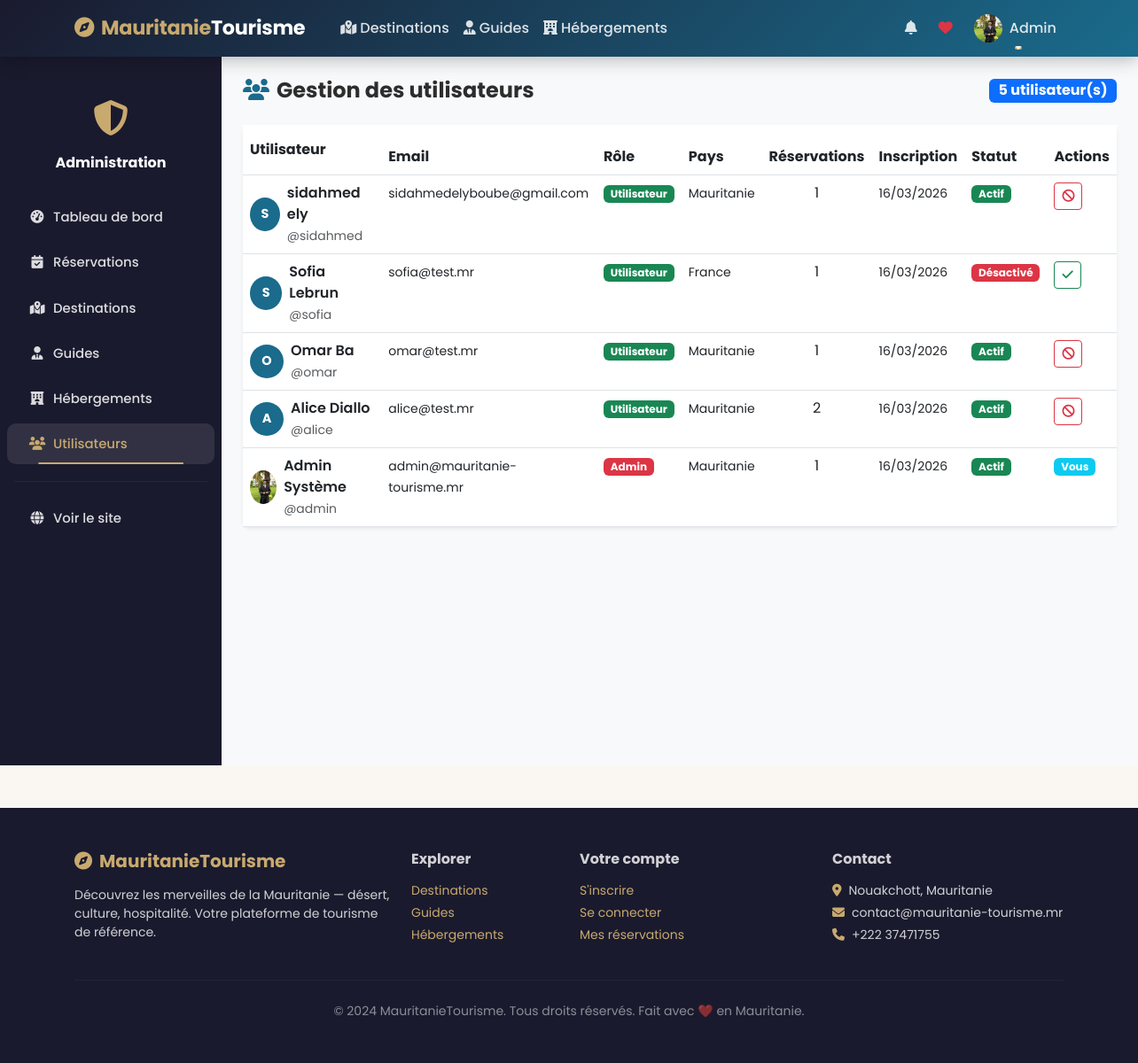
/administration/utilisateurs/ (signed in), run on the app's committed database.
### main/models.py (models this page shows, shortened)
class Utilisateur(AbstractUser):
    ROLES = [
        ('visiteur', 'Visiteur'),
        ('utilisateur', 'Utilisateur'),
        ('admin', 'Administrateur'),
    ]
    role = models.CharField(max_length=20, choices=ROLES, default='visiteur')
    telephone = models.CharField(max_length=20, blank=True, null=True)
    adresse = models.CharField(max_length=255, blank=True, null=True)
    pays = models.CharField(max_length=100, blank=True, null=True)
    photo_profil = models.ImageField(upload_to='profils/', blank=True, null=True)
    date_inscription = models.DateTimeField(auto_now_add=True)
    est_actif = models.BooleanField(default=True)
    class Meta:
        db_table = 'UTILISATEUR'
        verbose_name = 'Utilisateur'
        verbose_name_plural = 'Utilisateurs'

### main/views.py (the view)
    def wrapper(request, *args, **kwargs):
        if not request.user.is_authenticated or request.user.role != 'admin':
            messages.error(request, 'Accès réservé aux administrateurs.')
            return redirect('connexion')
        return view_func(request, *args, **kwargs)

### main/views.py (called while the page is built)
def admin_required(view_func):
    def wrapper(request, *args, **kwargs):
        if not request.user.is_authenticated or request.user.role != 'admin':
            messages.error(request, 'Accès réservé aux administrateurs.')
            return redirect('connexion')
        return view_func(request, *args, **kwargs)
    return wrapper

@admin_required
def admin_utilisateurs(request):
    utilisateurs = Utilisateur.objects.order_by('-date_inscription')
    return render(request, 'admin_panel/utilisateurs.html', {'utilisateurs': utilisateurs})

### templates/admin_panel/utilisateurs.html (shortened to what this page needs)
{% extends 'base.html' %}
{% block content %}
<div class="d-flex" style="min-height:calc(100vh - 56px)">
    <div class="admin-sidebar" style="width:250px;flex-shrink:0">
        <div class="text-center py-4">
            <div style="font-size:2.5rem;color:var(--sable)"><i class="fas fa-shield-alt"></i></div>
            <div class="text-white fw-bold mt-2">Administration</div>
        </div>
        <nav class="nav flex-column">
            <a class="nav-link" href="{% url 'admin_dashboard' %}"><i class="fas fa-tachometer-alt me-2"></i>Tableau de bord</a>
            <a class="nav-link" href="{% url 'admin_reservations' %}"><i class="fas fa-calendar-check me-2"></i>Réservations</a>
            <a class="nav-link" href="{% url 'admin_destinations' %}"><i class="fas fa-map-marked-alt me-2"></i>Destinations</a>
            <a class="nav-link" href="{% url 'admin_guides' %}"><i class="fas fa-user-tie me-2"></i>Guides</a>
            <a class="nav-link" href="{% url 'admin_hebergements' %}"><i class="fas fa-hotel me-2"></i>Hébergements</a>
            <a class="nav-link active" href="{% url 'admin_utilisateurs' %}"><i class="fas fa-users me-2"></i>Utilisateurs</a>
            <hr style="border-color:rgba(255,255,255,.2)" class="mx-3">
            <a class="nav-link" href="{% url 'accueil' %}"><i class="fas fa-globe me-2"></i>Voir le site</a>
        </nav>
    </div>
    <div class="flex-fill p-4" style="background:#f8f9fa">
        <div class="d-flex justify-content-between align-items-center mb-4">
            <h4 class="fw-bold mb-0"><i class="fas fa-users me-2" style="color:var(--ocean)"></i>Gestion des utilisateurs</h4>
            <span class="badge bg-primary fs-6">{{ utilisateurs.count }} utilisateur(s)</span>
        </div>
        <div class="card border-0 rounded-3 shadow-sm">
            <div class="table-responsive">
                <table class="table mb-0 table-hover">
                    <thead style="background:var(--nuit);color:#fff">
                        <tr>
                            <th class="py-3">Utilisateur</th><th>Email</th><th>Rôle</th><th>Pays</th><th>Réservations</th><th>Inscription</th><th>Statut</th><th>Actions</th>
                        </tr>
                    </thead>
                    <tbody>
                        {% for u in utilisateurs %}
                        <tr>
                            <td>
                                <div class="d-flex align-items-center gap-2">
                                    {% if u.photo_profil %}
                                        <img src="{{ u.photo_profil.url }}" width="38" height="38" class="rounded-circle" style="object-fit:cover">
                                    {% else %}
                                        <div class="rounded-circle d-flex align-items-center justify-content-center fw-bold text-white" style="width:38px;height:38px;background:var(--ocean);font-size:.9rem">{{ u.username|first|upper }}</div>
                                    {% endif %}
                                    <div>
                                        <div class="fw-semibold">{{ u.get_full_name|default:u.username }}</div>
                                        <small class="text-muted">@{{ u.username }}</small>
                                    </div>
                                </div>
                            </td>
                            <td><small>{{ u.email }}</small></td>
                            <td>
                                {% if u.role == 'admin' %}
                                    <span class="badge bg-danger">Admin</span>
                                {% elif u.role == 'utilisateur' %}
                                    <span class="badge bg-success">Utilisateur</span>
                                {% else %}
                                    <span class="badge bg-secondary">Visiteur</span>
                                {% endif %}
                            </td>
                            <td><small>{{ u.pays|default:'–' }}</small></td>
                            <td class="text-center">{{ u.reservations.count }}</td>
                            <td><small>{{ u.date_inscription|date:"d/m/Y" }}</small></td>
                            <td>
                                {% if u.est_actif %}
                                    <span class="badge bg-success">Actif</span>
                                {% else %}
                                    <span class="badge bg-danger">Désactivé</span>
                                {% endif %}
                            </td>
                            <td>
                                {% if u != request.user %}
                                <a href="{% url 'admin_user_toggle' u.pk %}"
                                   class="btn btn-sm {% if u.est_actif %}btn-outline-danger{% else %}btn-outline-success{% endif %}"
                                   onclick="return confirm('{% if u.est_actif %}Désactiver{% else %}Activer{% endif %} ce compte ?')">
                                    {% if u.est_actif %}<i class="fas fa-ban"></i>{% else %}<i class="fas fa-check"></i>{% endif %}
                                </a>
                                {% else %}
                                <span class="badge bg-info">Vous</span>
                                {% endif %}
                            </td>
                        </tr>
                        {% empty %}
                        <tr><td colspan="8" class="text-center py-4 text-muted">Aucun utilisateur</td></tr>
                        {% endfor %}
                    </tbody>
                </table>
            </div>
        </div>
    </div>
</div>
{% endblock %}

### templates/base.html (shortened to what this page needs)
<!DOCTYPE html>
<html lang="fr">
<head>
    <link href="https://cdn.jsdelivr.net/npm/bootstrap@5.3.0/dist/css/bootstrap.min.css" rel="stylesheet">
    <link href="https://cdnjs.cloudflare.com/ajax/libs/font-awesome/6.4.0/css/all.min.css" rel="stylesheet">
    {% load static %}
    <link rel="stylesheet" href="{% static 'css/style.css' %}">
</head>
<body>
<nav class="navbar navbar-expand-lg sticky-top">
    <div class="container">
        <a class="navbar-brand" href="{% url 'accueil' %}">
            <i class="fas fa-compass me-2"></i>Mauritanie<span>Tourisme</span>
        </a>
        <div class="collapse navbar-collapse" id="navMenu">
            <ul class="navbar-nav me-auto mb-2 mb-lg-0 ms-3">
                <li class="nav-item"><a class="nav-link" href="{% url 'destinations' %}"><i class="fas fa-map-marked-alt me-1"></i>Destinations</a></li>
                <li class="nav-item"><a class="nav-link" href="{% url 'guides' %}"><i class="fas fa-user-tie me-1"></i>Guides</a></li>
                <li class="nav-item"><a class="nav-link" href="{% url 'hebergements' %}"><i class="fas fa-hotel me-1"></i>Hébergements</a></li>
            </ul>
            <ul class="navbar-nav ms-auto align-items-center">
                {% if user.is_authenticated %}
                    <li class="nav-item me-2 position-relative">
                        <a class="nav-link" href="#" onclick="marquerLu()">
                            <i class="fas fa-bell"></i>
                        </a>
                    </li>
                    <li class="nav-item me-2">
                        <a class="nav-link" href="{% url 'mes_favoris' %}"><i class="fas fa-heart text-danger"></i></a>
                    </li>
                    <li class="nav-item dropdown">
                        <a class="nav-link dropdown-toggle d-flex align-items-center" href="#" data-bs-toggle="dropdown">
                            {% if user.photo_profil %}
                                <img src="{{ user.photo_profil.url }}" width="32" height="32" class="rounded-circle me-2" style="object-fit:cover">
                            {% else %}
                                <div class="bg-warning rounded-circle me-2 d-flex align-items-center justify-content-center" style="width:32px;height:32px;font-size:.8rem;font-weight:700">{{ user.username|first|upper }}</div>
                            {% endif %}
                            {{ user.first_name|default:user.username }}
                        </a>
                    </li>
                {% endif %}
            </ul>
        </div>
    </div>
</nav>
{% block content %}{% endblock %}
<footer class="py-5 mt-5">
    <div class="container">
        <div class="row g-4">
            <div class="col-md-4">
                <h5 class="fw-bold mb-3" style="color:var(--sable)"><i class="fas fa-compass me-2"></i>MauritanieTourisme</h5>
                <p class="small">Découvrez les merveilles de la Mauritanie — désert, culture, hospitalité. Votre plateforme de tourisme de référence.</p>
            </div>
            <div class="col-md-2">
                <h6 class="fw-bold mb-3">Explorer</h6>
                <ul class="list-unstyled small">
                    <li class="mb-1"><a href="{% url 'destinations' %}">Destinations</a></li>
                    <li class="mb-1"><a href="{% url 'guides' %}">Guides</a></li>
                    <li class="mb-1"><a href="{% url 'hebergements' %}">Hébergements</a></li>
                </ul>
            </div>
            <div class="col-md-3">
                <h6 class="fw-bold mb-3">Votre compte</h6>
                <ul class="list-unstyled small">
                    <li class="mb-1"><a href="{% url 'inscription' %}">S'inscrire</a></li>
                    <li class="mb-1"><a href="{% url 'connexion' %}">Se connecter</a></li>
                    {% if user.is_authenticated %}
                    <li class="mb-1"><a href="{% url 'mes_reservations' %}">Mes réservations</a></li>
                    {% endif %}
                </ul>
            </div>
            <div class="col-md-3">
                <h6 class="fw-bold mb-3">Contact</h6>
                <ul class="list-unstyled small">
                    <li class="mb-1"><i class="fas fa-map-marker-alt me-2" style="color:var(--sable)"></i>Nouakchott, Mauritanie</li>
                    <li class="mb-1"><i class="fas fa-envelope me-2" style="color:var(--sable)"></i>contact@mauritanie-tourisme.mr</li>
                    <li class="mb-1"><i class="fas fa-phone me-2" style="color:var(--sable)"></i>+222 37471755</li>
                </ul>
            </div>
        </div>
        <hr style="border-color:rgba(255,255,255,.15)" class="my-4">
        <div class="text-center small" style="color:rgba(255,255,255,.5)">
            © 2024 MauritanieTourisme. Tous droits réservés. Fait avec ❤️ en Mauritanie.
        </div>
    </div>
</footer>
</body>
</html>

### static/css/style.css (style rules this page uses)
:root { --sable: #C8A96E; --desert: #D4874E; --ocean: #1A6B8C; --vert: #2D7D46; --nuit: #1A1A2E; --creme: #FAF7F2; }
body { font-family: 'Poppins', sans-serif; background-color: var(--creme); color: #2d2d2d; }
h1, h2, h3, h4, h5, h6 { font-weight: 700; }
.navbar { background: linear-gradient(135deg, var(--nuit) 0%, #16213e 100%); box-shadow: 0 2px 20px rgba(0,0,0,.3); transition: padding .3s; }
.navbar-brand { font-weight: 800; font-size: 1.4rem; color: var(--sable) !important; letter-spacing: -.3px; }
.navbar-brand span { color: #fff; }
.nav-link { color: rgba(255,255,255,.82) !important; font-weight: 500; transition: color .25s; position: relative; }
.nav-link::after { content: ''; position: absolute; bottom: 0; left: 50%; transform: translateX(-50%); width: 0; height: 2px; background: var(--sable); transition: width .3s; border-radius: 2px; }
.nav-link:hover::after, .nav-link.active::after { width: 70%; }
.nav-link:hover, .nav-link.active { color: var(--sable) !important; }
.admin-sidebar { background: linear-gradient(180deg, var(--nuit) 0%, #16213e 100%); min-height: 100vh; }
.admin-sidebar .nav-link { color: rgba(255,255,255,.72); padding: .75rem 1.5rem; border-radius: 10px; margin: .15rem .5rem; transition: background .2s, color .2s; font-size: .93rem; }
.admin-sidebar .nav-link:hover, .admin-sidebar .nav-link.active { background: rgba(200,169,110,.18); color: var(--sable) !important; }
.admin-sidebar .nav-link i { width: 20px; text-align: center; }
footer { background: linear-gradient(180deg, var(--nuit) 0%, #0d0d1a 100%); color: rgba(255,255,255,.75); }
footer a { color: var(--sable); text-decoration: none; transition: color .2s; }

### templates/base.html (style rules this page uses)
:root { --sable: #C8A96E; --desert: #D4874E; --ocean: #1A6B8C; --vert: #2D7D46; --nuit: #1A1A2E; --creme: #FAF7F2; }
* { font-family: 'Poppins', sans-serif; }
body { background: var(--creme); color: #2d2d2d; }
.navbar { background: linear-gradient(135deg, var(--nuit) 0%, var(--ocean) 100%); box-shadow: 0 2px 20px rgba(0,0,0,.3); }
.navbar-brand { font-weight: 700; font-size: 1.4rem; color: var(--sable) !important; }
.navbar-brand span { color: #fff; }
.nav-link { color: rgba(255,255,255,.85) !important; font-weight: 500; transition: .3s; }
.nav-link.active { color: var(--sable) !important; }
footer { background: var(--nuit); color:rgba(255,255,255,.8); }
footer a { color: var(--sable); text-decoration:none; }
.admin-sidebar { background:var(--nuit); min-height:100vh; padding-top:1rem; }
.admin-sidebar .nav-link { color:rgba(255,255,255,.75); padding:.75rem 1.5rem; border-radius:10px; margin:.15rem .5rem; }
.admin-sidebar .nav-link:hover, .admin-sidebar .nav-link.active { background:rgba(255,255,255,.1); color:#fff; }
.admin-sidebar .nav-link i { width:20px; }

### data on the page
Utilisateur: photo_profil (picture), first_name "Admin", get_full_name "Admin Système", username "admin", email "admin@mauritanie-tourisme.mr", role "Admin", pays "Mauritanie", reservations.count "1", date_inscription "16/03/2026", est_actif "Actif", shows "Vous"
Utilisateur: username|first "S", get_full_name "sidahmed ely", username "sidahmed", email "sidahmedelyboube@gmail.com", role "Utilisateur", pays "Mauritanie", reservations.count "1", date_inscription "16/03/2026", est_actif "Actif"
Utilisateur: username|first "S", get_full_name "Sofia Lebrun", username "sofia", email "sofia@test.mr", role "Utilisateur", pays "France", reservations.count "1", date_inscription "16/03/2026", est_actif "Désactivé"
Utilisateur: username|first "O", get_full_name "Omar Ba", username "omar", email "omar@test.mr", role "Utilisateur", pays "Mauritanie", reservations.count "1", date_inscription "16/03/2026", est_actif "Actif"
Utilisateur: username|first "A", get_full_name "Alice Diallo", username "alice", email "alice@test.mr", role "Utilisateur", pays "Mauritanie", reservations.count "2", date_inscription "16/03/2026", est_actif "Actif"

### other printed values
{{ utilisateurs.count }} "5"
